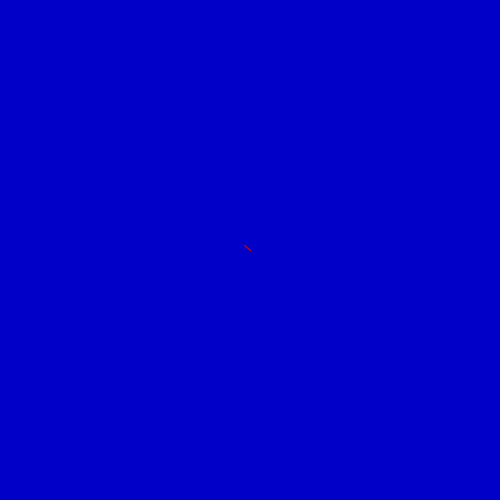
Frame 1 (no input)
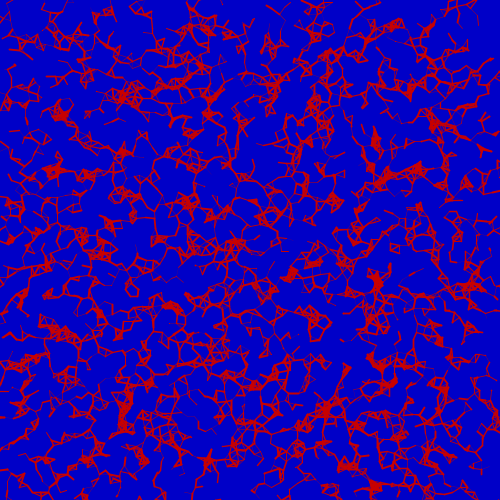
Frame 60 (the mouse pressed at the canvas centre just before this capture)
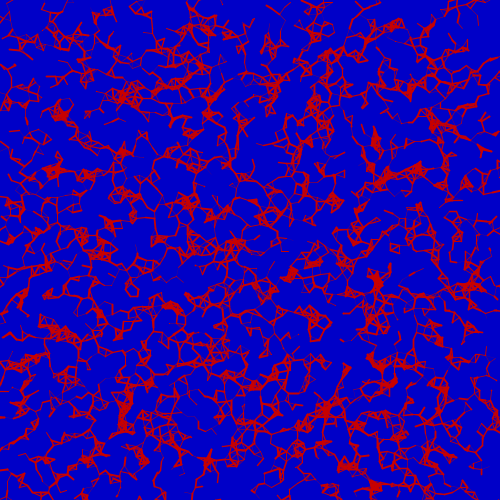
Frame 120 (the mouse held since frame 60 and released just before this capture)

The Processing sketch that drew these frames (run headless with seeded random() and noise(); from frame 60 on, the mouse is pressed at the canvas centre):

// Processing sketch: processing_172303
// ── processing_172303.pde



Cell[] myCells = new Cell[4000]; 

void setup() { 

  size(500, 500); 

  background(0,0,200); 

  for (int i = 0; i < myCells.length; i ++) { 

    myCells[i] = new Cell(); 

  } 
  //for loop - (define integer variable; while 'i' is less than the length of cell list; add one more to 'i') 

} 

void draw() { 
  for (int i=0; i< myCells.length; i++) { 
 myCells[i].update(); 
  } 

  myCells[0].location.x = 250; 
  myCells[0].location.y = 250; 
  myCells[0].isseed = true; 

  //setting the location of the seed cell to the centre of the page 

    for (int i=0; i< myCells.length; i++) { 

    if (myCells[i].isseed == false) { 

      for (int j=0; j< myCells.length; j++) { 

        if (myCells[j].isseed) { 

          float d; 
  d = PVector.dist(myCells[i].location, myCells[j].location); 
          //lenght of lines
          if (d<=10) { 
           myCells[i].isseed = true; 
           
           //random lineweight between pt0.1 and pt2
           strokeWeight(random(0.1,2)); 
           stroke(200,0,0); 
          line(myCells[i].location.x, myCells[i].location.y, myCells[j].location.x, myCells[j].location.y); 


          } 


        } 


      } 


    } 


  } 


} 



//this is the cell classe. We defnie it in two parts. First we delare its variables: 


class Cell{ 


  PVector location = new PVector(); 
  PVector velocity = new PVector(); 
  float dia; 
  boolean isseed; 
  float cellred, cellgreen, cellblue; 
  float lineweight; 


//then we construct it - using a 'constructor  


  Cell(){ 

    location = new PVector(random(500),random(500)); 

    //defines the new location by a vector with a random x and a random y 
    dia = 2; 
    isseed = false; 
    cellred = 0; 
    cellgreen = 0; 
    cellblue = 0; 
    lineweight = 0.1; 

  } 

  void display(){ 
     stroke(lineweight); 
    if(isseed == true){ 
      fill(0,0,150); 

      stroke(0,0,150); 


    } 


    if(isseed == false){ 


    fill(cellred,cellgreen,cellblue); 


    } 


    ellipse(location.x,location.y,dia,dia); 


  } 


  void update(){ 


    if(isseed == false){ 


      velocity = new PVector(random(-8,8),random(-8,8)); 


      location.add(velocity); 


    } 


  } 


} 
